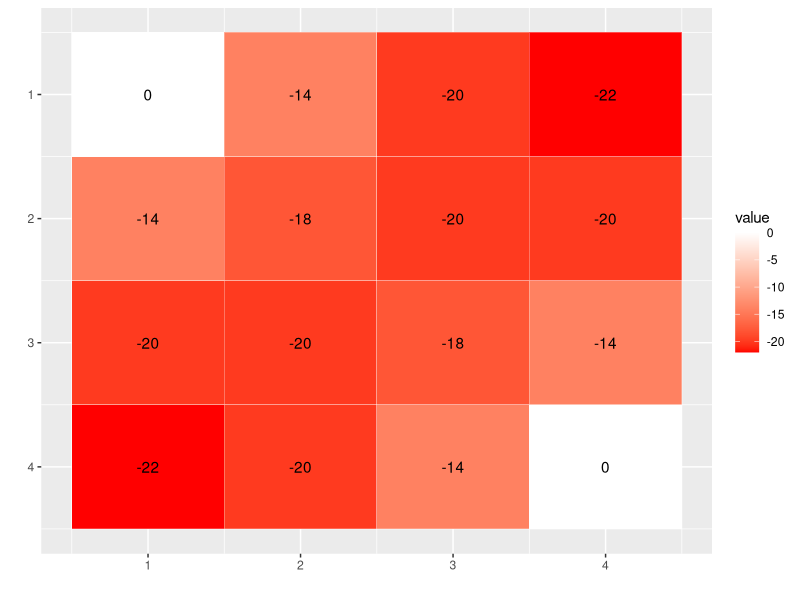

Write R code to recreate this figure.
library(tidyverse)
library(reshape2)


actions <- list(
  "U" = c(-1, 0),
  "D" = c(1, 0),
  "L" = c(0, -1),
  "R" = c(0, 1)
)


cols <- 4
rows <- 4



is_off_grid <- function(state, action) {
  new_state <- next_state(state, action)
  if(new_state[["x"]] > cols | new_state[["y"]] > rows | new_state[["x"]] < 1 | new_state[["y"]] < 1)
    return(TRUE)
  
  return(FALSE)
}


next_state <- function(state, action){
  new_state <- state + action
  return(new_state)
}


full_back <- function(state, action, discount, V){
  x <- (state-1)%%4 + 1
  y <- (state-1)%/%4 + 1
  
  state <- c("x" = x, "y" = y)
  
  if(is_off_grid(state, action)) {
    r <- -1
    new_state <- state
  } else {
    r <- -1
    new_state <- next_state(state, action)
  }
  val <- r + discount * V[ new_state[["x"]], new_state[["y"]] ]
  return(val)
}


compute_V <- function(discount = 1, return_all_iters = F){
  V <- new_V <- matrix(0, nrow = rows, ncol = cols)
  V_k <- matrix(0, nrow = 1000, ncol = (rows*cols))
  non_terminal_states <- (rows*cols) - 1
  
  k <- 0
  
  while(TRUE) {
    for(state in 2:non_terminal_states){
      vals <- map_dbl(actions, full_back, state = state, discount = discount, V = V)
      new_V[state] <- mean(vals)
    }
    #saving the Values of this iteration
    V_k[k, ] <- V
    
    #swap the values
    temp <- V
    V <- new_V
    new_V <- temp
    
    delta <- sum(abs(new_V - V))
    if(delta < 0.000001)
      break
    
    k <- k + 1
  }
  V_k <- V_k[1:k, ] #cutting empty rows
  
  if(return_all_iters)
    return(list("last_values" = V, "all_iterations" = V_k))
  
  return(V)
}




compute_V_star <- function(discount = 1, return_best_actions = F){
  V <- new_V <- matrix(0, nrow = rows, ncol = cols)
  
  best_actions <- matrix("T", nrow = rows, ncol = cols)
  action_names <- names(actions)
  non_terminal_states <- (rows*cols) - 1
  
  while(TRUE) {
    for(state in 2:non_terminal_states){
      vals <- map_dbl(actions, full_back, state = state, discount = discount, V = V)
      new_V[state] <- max(vals)
      
      #saving the best action in each state
      act <- which(vals == max(vals))
      best_actions[state] <- paste(action_names[act], collapse = "/")
    }
    #swap the values
    temp <- V
    V <- new_V
    new_V <- temp
    
    delta <- sum(abs(new_V - V))
    if(delta < 0.000001)
      break
  }
  
  if(return_best_actions)
    return(list("values" = V, "best_actions" = best_actions))
  
  return(V)
}




# plotting figure 4.1
plot_fig4.1 <- function(discount = 1){
  
  result <- compute_V(discount = discount)
  result_df <- melt(round(result, 2))
  
  plot <- ggplot(result_df, aes(Var2, Var1)) + geom_tile(aes(fill = value), colour = "white") + 
    geom_text(aes(label = value)) +
    scale_fill_gradient2(low = "red", mid = "white", high = "green") +
    labs(x = "",y = "") +
    scale_y_reverse()
  
  return(plot)
}




# let's try the code

#values
compute_V()
compute_V_star()

#first 3 iteration values
iters_vals <- compute_V(return_all_iters = T)$all_iterations
map(.x = 1:3, ~matrix(iters_vals[.x, ], nrow = 4))

#best_policy
compute_V_star(return_best_actions = T)

#plot
plot_fig4.1()

